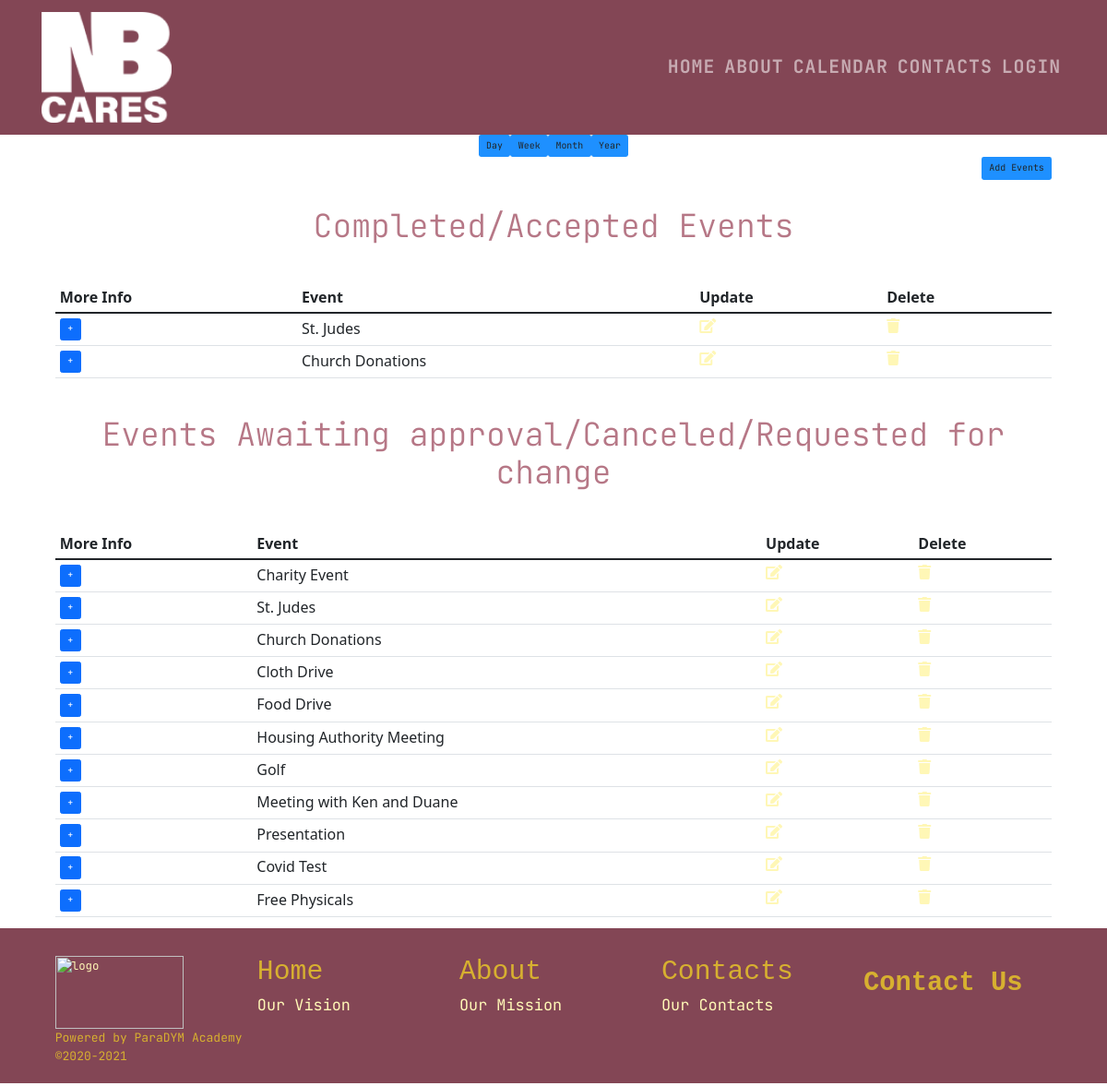
/events, run on an earlier commit of the app's database.
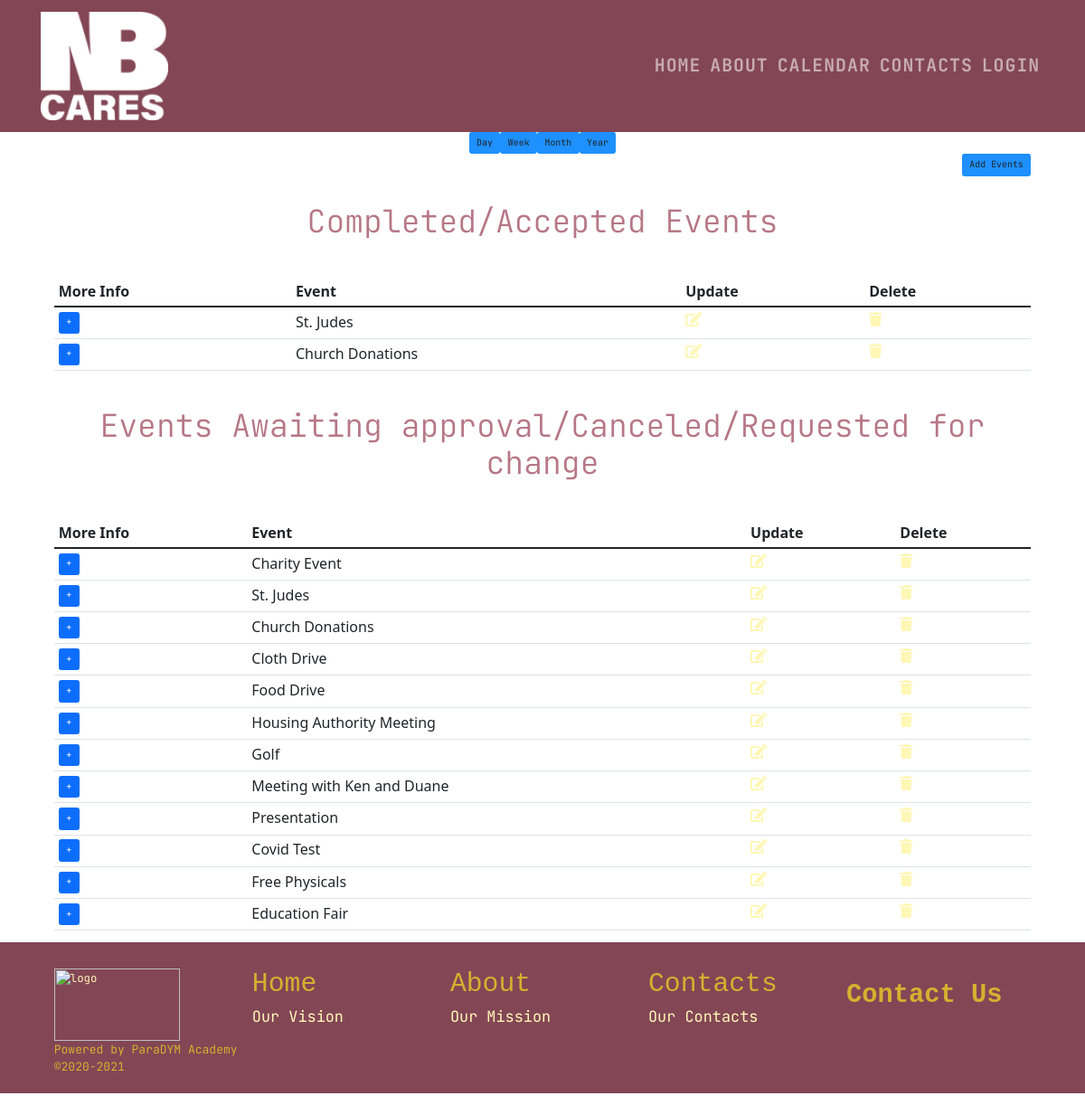
And on a later commit of the database.
### ProjectSite/models.py (models this page shows, shortened)
class OrgEvent(models.Model):
    EVENT_STATUS = (
        ('Accepted', 'Accepted'),
        ('Waiting Approval', 'Waiting Approval'),
    )
    org_event_organization = models.ForeignKey(Organization, null=True, on_delete=models.SET_NULL)
    org_event_event = models.ForeignKey(Event, null=True, on_delete=models.SET_NULL)
    org_event_status = models.CharField(max_length=20, null=True, choices=EVENT_STATUS)
    org_event_date_created = models.DateTimeField(auto_now_add=True, null=True, blank=True)
    def __str__(self):
        return str(self.org_event_event.event_name)

class Event(models.Model):
    EVENT_TAGS = (
        ('Housing', 'Housing'), ('Employment', 'Employment'),('Education', 'Education'),
        ('Financial Literacy', 'Financial Literacy'),('Healthcare', 'Healthcare'), ('Mental Health','Mental Health'),
        ('Family Engagement', 'Family Engagement'),('Children Activities','Children Activities'),('Art','Art'),
        ('Community Event','Community Event'),('Fundraising','Fundraising'), ('Other', 'Other'),
    )
    EVENT_STATUS = (
        (u'Accepted', u'Accepted'),
        (u'Pending', u'Pending'),
        (u'Canceled', u'Canceled'),
        (u'Requested For Change', u'Requested For Change'),
    )
    user = models.ForeignKey(Organization, on_delete=models.CASCADE)
    event_name = models.CharField(max_length=100, null=True, blank=False)
    event_description = models.TextField(max_length=400, null=True, blank=True)
    event_sTime = models.DateTimeField()  # (null=True, blank=False)
    event_eTime = models.DateTimeField()  # (null=True, blank=False)
    event_tag = models.CharField(max_length=30, null=True, choices=EVENT_TAGS)
    event_status = models.CharField(max_length=30, choices=EVENT_STATUS, default='Pending')
    event_date_created = models.DateTimeField(auto_now_add=True, null=True, blank=True)

### ProjectSite/views.py (the view)
# urls.py: path('events', views.view_events, name="events"),
def view_events(request):
    orgevents = OrgEvent.objects.all()
    completed_events = orgevents.filter(org_event_status='Accepted')
    event_add = ProjectForms()
    if request.method == 'POST':
        event_add = ProjectForms(request.POST)
        if event_add.is_valid():
            event_add.save()
            return redirect('events')
    events = Event.objects.all()
    context = {'events': events, 'event_add': event_add, 'completed_events': completed_events}
    return render(request, 'ProjectSite/events.html', context)

### templates/ProjectSite/events.html (shortened to what this page needs)
{% extends 'ProjectSite/base.html' %}
{% load static %}
{% block body %}
    <section>
        <div class="container px-5">
            <div class="d-flex justify-content-center">
                <button type="button" class="btn" style="background: dodgerblue">Day</button>
                <button type="button" class="btn" style="background: dodgerblue">Week</button>
                <button type="button" class="btn" style="background: dodgerblue">Month</button>
                <button type="button" class="btn" style="background: dodgerblue">Year</button>
            </div>
            <div class="d-flex justify-content-end">
                <button type="button" class="btn" style="background: dodgerblue" data-bs-toggle="modal"
                        data-bs-target="#event-creation" data-bs-whatever="@getbootstrap">Add Events
                </button>
            </div>
        </div>
    </section>
    <section>
        <div class="container px-5">
            <div class="gx-5 align-items-center">
                <div class="col-lg-12 order-lg-1">
                    <div class="p-5">
                        <h2 class="display-4 text-center">Completed/Accepted Events</h2>
                    </div>
                </div>
            </div>
        </div>
    </section>
    <section>
        <div class="container px-5 d-flex justify-content-end">
            <table class="table table-hover">
                <thead>
                <tr>
                    <th scope="col">More Info</th>
                    <th scope="col">Event</th>
                    <th scope="col">Update</th>
                    <th scope="col">Delete</th>
                </tr>
                </thead>
                <tbody>
                {% for completed_event in completed_events %}
                <tr>
                    <td><button type="button" class="btn btn-primary" data-bs-toggle="modal" data-bs-target="#event-summary">+</button></td>
                    <td>{{completed_event}}</td>
                    <td><a class="update-icon" href=""><i class="fas fa-edit"></i></a></td>
                    <td><a href="" class="delete-icon"><i class="fas fa-trash"></i></a></td>
                </tr>
                {% endfor %}
                </tbody>
            </table>
        </div>
    </section>
    <section>
        <div class="container px-5">
            <div class="gx-5 align-items-center">
                <div class="col-lg-12 order-lg-1">
                    <div class="p-5">
                        <h2 class="display-4 text-center">Events Awaiting approval/Canceled/Requested for change</h2>
                    </div>
                </div>
            </div>
        </div>
    </section>
    <section>
        <div class="container px-5 d-flex justify-content-end">
            <table class="table table-hover">
                <thead>
                <tr>
                    <th scope="col">More Info</th>
                    <th scope="col">Event</th>
                    <th scope="col">Update</th>
                    <th scope="col">Delete</th>
                </tr>
                </thead>
                <tbody>
                {% for event in events %}
                <tr>
                    <td><button type="button" class="btn btn-primary" data-bs-toggle="modal" data-bs-target="#event-summary">+</button></td>
                    <td>{{ event.event_name }}</td>
                    <td><a class="update-icon" href=""><i class="fas fa-edit"></i></a></td>
                    <td><a href="" class="delete-icon"><i class="fas fa-trash"></i></a></td>
                </tr>
                {% endfor %}
                </tbody>
            </table>
        </div>
    </section>
{% endblock %}

What changed in the data, as far as the page shows it:
added Event: event_name "Education Fair"
